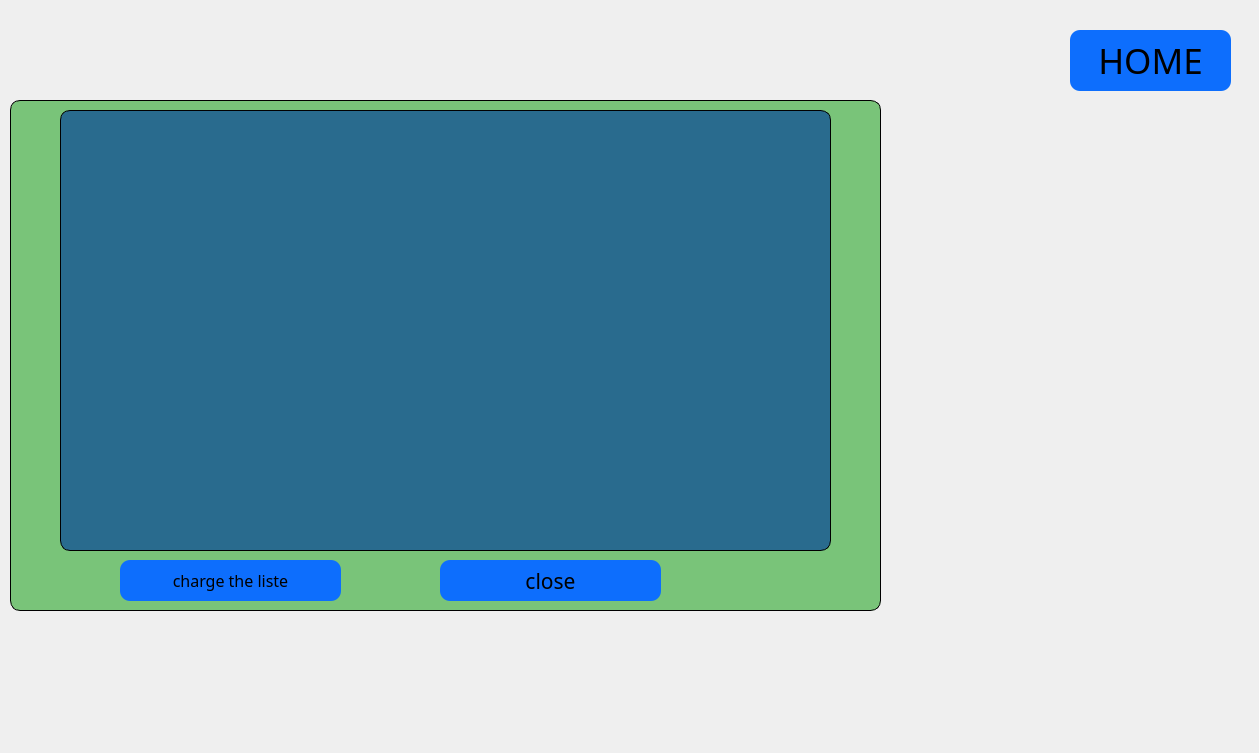
<?xml version="1.0" encoding="UTF-8"?>
<ui version="4.0">
 <class>studentliste</class>
 <widget class="QDialog" name="studentliste">
  <property name="geometry">
   <rect>
    <x>0</x>
    <y>0</y>
    <width>1259</width>
    <height>753</height>
   </rect>
  </property>
  <property name="windowTitle">
   <string>Dialog</string>
  </property>
  <property name="windowIcon">
   <iconset resource="logo.qrc">
    <normaloff>:/new/prefix1/images/ID.png</normaloff>:/new/prefix1/images/ID.png</iconset>
  </property>
  <widget class="QWidget" name="widget" native="true">
   <property name="geometry">
    <rect>
     <x>0</x>
     <y>0</y>
     <width>1261</width>
     <height>751</height>
    </rect>
   </property>
   <property name="styleSheet">
    <string notr="true">#widget{
border-image:url(:/image/mainlist.png)
}</string>
   </property>
   <widget class="QPushButton" name="pushButton">
    <property name="geometry">
     <rect>
      <x>120</x>
      <y>560</y>
      <width>221</width>
      <height>41</height>
     </rect>
    </property>
    <property name="font">
     <font>
      <family>MV Boli</family>
      <pointsize>12</pointsize>
     </font>
    </property>
    <property name="styleSheet">
     <string notr="true">#pushButton{
background-color:#0d6efd;
border-radius: 10%;
}
#pushButton:hover{
background-color:#6610f2;
cursor: pointer;

}</string>
    </property>
    <property name="text">
     <string>charge the liste</string>
    </property>
    <property name="icon">
     <iconset resource="logo.qrc">
      <normaloff>:/new/prefix1/images/liste.png</normaloff>:/new/prefix1/images/liste.png</iconset>
    </property>
    <property name="iconSize">
     <size>
      <width>40</width>
      <height>40</height>
     </size>
    </property>
   </widget>
   <widget class="QTableWidget" name="tableWidget">
    <property name="geometry">
     <rect>
      <x>10</x>
      <y>100</y>
      <width>871</width>
      <height>511</height>
     </rect>
    </property>
    <property name="font">
     <font>
      <family>Montserrat ExtraBold</family>
      <pointsize>-1</pointsize>
      <weight>75</weight>
      <italic>true</italic>
      <bold>true</bold>
     </font>
    </property>
    <property name="styleSheet">
     <string notr="true">#tableWidget{
font-size : 25px;
background-color:rgba(0, 152, 0, 0.496);
border: 1px solid black;
border-radius: 10%;
}</string>
    </property>
   </widget>
   <widget class="QTableView" name="tableView">
    <property name="geometry">
     <rect>
      <x>60</x>
      <y>110</y>
      <width>771</width>
      <height>441</height>
     </rect>
    </property>
    <property name="styleSheet">
     <string notr="true">#tableView{
font-size:11px;
background-color:rgba(0, 61, 153, 0.659);
border: 1px solid black;
border-radius: 10%;
color:black;
}</string>
    </property>
   </widget>
   <widget class="QPushButton" name="pushButton_2">
    <property name="geometry">
     <rect>
      <x>440</x>
      <y>560</y>
      <width>221</width>
      <height>41</height>
     </rect>
    </property>
    <property name="font">
     <font>
      <family>MV Boli</family>
      <pointsize>16</pointsize>
     </font>
    </property>
    <property name="styleSheet">
     <string notr="true">#pushButton_2{
background-color:#0d6efd;
border-radius: 10%;
}
#pushButton_2:hover{
background-color:#6610f2;
cursor: pointer;

}</string>
    </property>
    <property name="text">
     <string>close</string>
    </property>
    <property name="icon">
     <iconset resource="logo.qrc">
      <normaloff>:/new/prefix1/images/31631915367osnbo8bns2l5yxoye3vm0yqten7dpvr2dlsp7wwxbxtlnnyzkcqqsdi5tzivxuuiun7ybau4atrz7amnqozue37efb6vzeb5dzgt.png</normaloff>:/new/prefix1/images/31631915367osnbo8bns2l5yxoye3vm0yqten7dpvr2dlsp7wwxbxtlnnyzkcqqsdi5tzivxuuiun7ybau4atrz7amnqozue37efb6vzeb5dzgt.png</iconset>
    </property>
    <property name="iconSize">
     <size>
      <width>40</width>
      <height>40</height>
     </size>
    </property>
   </widget>
   <widget class="QPushButton" name="pushButton_3">
    <property name="geometry">
     <rect>
      <x>1070</x>
      <y>30</y>
      <width>161</width>
      <height>61</height>
     </rect>
    </property>
    <property name="font">
     <font>
      <family>Arty Signature</family>
      <pointsize>26</pointsize>
     </font>
    </property>
    <property name="styleSheet">
     <string notr="true">#pushButton_3{
background-color:#0d6efd;
border-radius: 10%;
}
#pushButton_3:hover{
background-color:#6610f2;
cursor: pointer;

}</string>
    </property>
    <property name="text">
     <string>HOME</string>
    </property>
    <property name="icon">
     <iconset resource="logo.qrc">
      <normaloff>:/new/prefix1/images/375-3752606_homepage-icon-house-logo-png-white.png</normaloff>:/new/prefix1/images/375-3752606_homepage-icon-house-logo-png-white.png</iconset>
    </property>
    <property name="iconSize">
     <size>
      <width>40</width>
      <height>40</height>
     </size>
    </property>
   </widget>
   <zorder>tableWidget</zorder>
   <zorder>pushButton</zorder>
   <zorder>tableView</zorder>
   <zorder>pushButton_2</zorder>
   <zorder>pushButton_3</zorder>
  </widget>
 </widget>
 <resources>
  <include location="logo.qrc"/>
  <include location="logo.qrc"/>
  <include location="logo.qrc"/>
 </resources>
 <connections/>
</ui>
